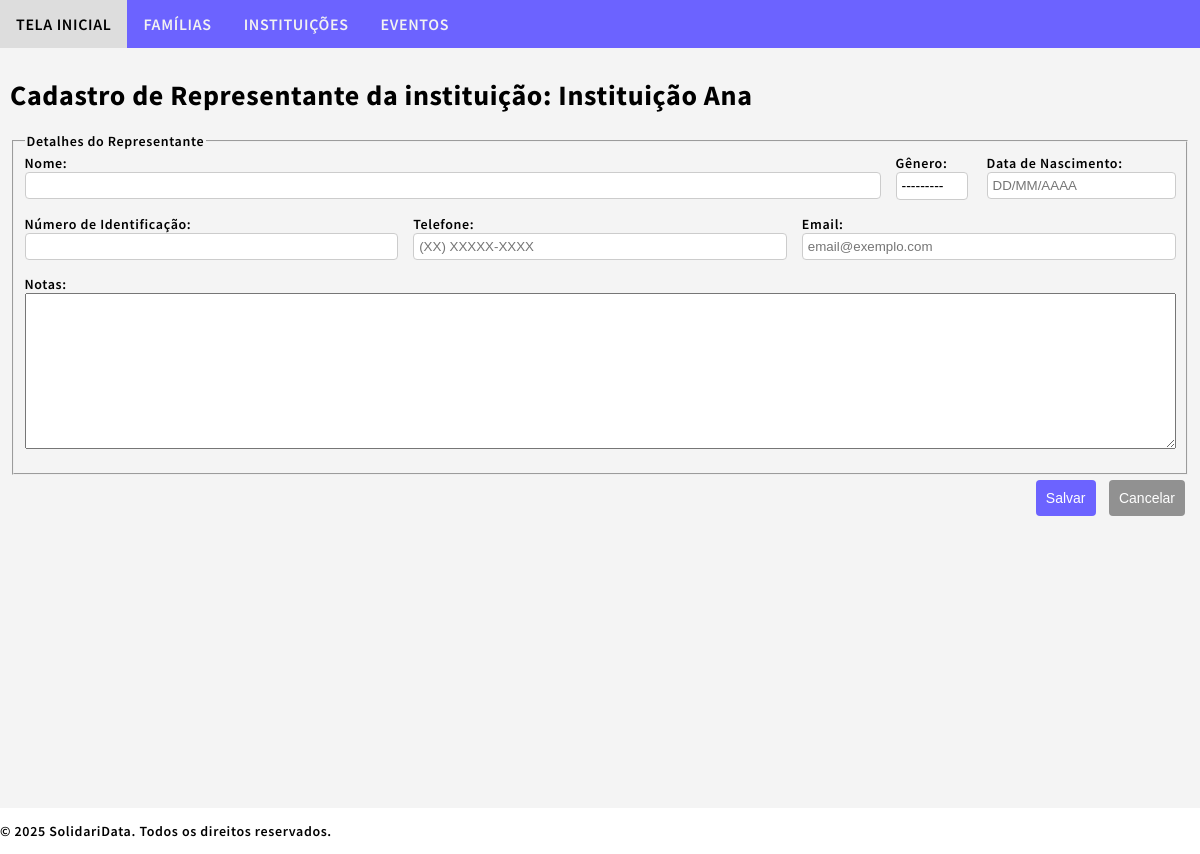
The app's page /sdata/institutions/11/representatives/create/, older data.
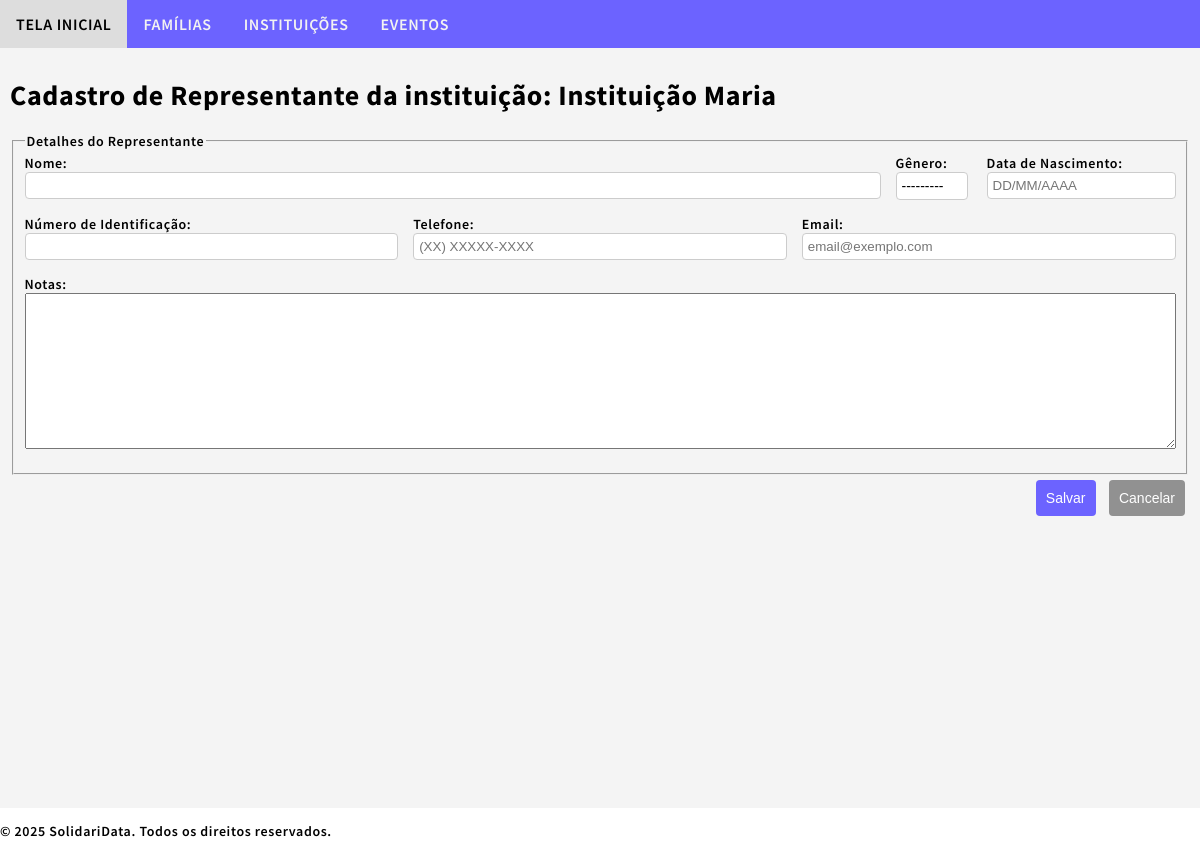
The same page, newer data.
### sdata/models.py (models this page shows, shortened)
class Institution(models.Model):
    institution_id = models.AutoField(primary_key=True)
    institution_name = models.CharField(max_length=100, db_index=True)
    institution_type = models.CharField(max_length=11, choices=[('comunitária', 'Comunitária'), ('privada', 'Privada'), ('pública', 'Pública'), ('religiosa', 'Religiosa'), ('outra', 'Outra')], blank=True)
    institution_cnpj = models.CharField(max_length=18, unique=True, blank=True)
    institution_address_street = models.CharField(max_length=65)
    institution_address_number = models.CharField(max_length=10)
    institution_address_neighborhood = models.CharField(max_length=65)
    institution_address_city = models.CharField(max_length=65)
    institution_address_state = models.CharField(max_length=2, choices=Family.BRAZILIAN_STATES, blank=True, default='SP')
    institution_address_zipcode = models.CharField(max_length=10, blank=True)
    institution_address_complement = models.CharField(max_length=255, blank=True)
    institution_phone = models.CharField(max_length=15, blank=True)
    institution_email = models.EmailField(blank=True)
    institution_website = models.URLField(blank=True)
    institution_social_media = models.CharField(max_length=255, blank=True)
    institution_description = models.TextField(blank=True)
    institution_note = models.TextField(blank=True)
    institution_created = models.DateTimeField(auto_now_add=True)
    institution_updated = models.DateTimeField(auto_now=True)

### sdata/views.py (the view)
# urls.py: path('sdata/institutions/<int:institution_pk>/representatives/create/', views.institution_representative_create, name='institution_representative_create'),
def institution_representative_create(request, institution_pk):
    institution = get_object_or_404(Institution, pk=institution_pk)
    if request.method == "POST":
        form = InstitutionRepresentativeForm(request.POST)
        if form.is_valid():
            representative = form.save(commit=False)
            representative.institution_representative_institution = institution
            representative.save()
            return redirect('institution_representative_list', institution_pk=institution.pk)
    else:
        form = InstitutionRepresentativeForm()
    return render(request, 'sdata/institution_representative_form.html', {
        'form': form,
        'institution': institution,
    })

### sdata/templates/sdata/institution_representative_form.html (shortened to what this page needs)
{% extends "sdata/base.html" %}
{% block content %}
<h1>{{ form.instance.pk|default:"Cadastro de Representante" }} da instituição: {{ institution.institution_name }}</h1>
<form method="post" class="form-container">
    <fieldset>
        <legend>Detalhes do Representante</legend>
        <div class="form-row">
            <div class="form-group">
                <label for="institution_representative_name">Nome:</label>
                {{ form.institution_representative_name }}
            </div>
            <div class="form-group-1">
                <label for="institution_representative_gender">Gênero:</label>
                {{ form.institution_representative_gender }}
            </div>
            <div class="form-group-1">
                <label for="institution_representative_birthdate">Data de Nascimento:</label>
                {{ form.institution_representative_birthdate }}
            </div>
        </div>
        <div class="form-row">
            <div class="form-group">
                <label for="institution_representative_id_number">Número de Identificação:</label>
                {{ form.institution_representative_id_number }}
            </div>
            <div class="form-group">
                <label for="institution_representative_phone">Telefone:</label>
                {{ form.institution_representative_phone }}
            </div>
            <div class="form-group">
                <label for="institution_representative_email">Email:</label>
                {{ form.institution_representative_email }}
            </div>
        </div>
        <div class="form-row">
            <div class="form-group">
                <label for="institution_representative_note">Notas:</label>
                {{ form.institution_representative_note }}
            </div>
        </div>
    </fieldset>
    <div class="form-actions">
        <button type="submit" class="btn-primary">Salvar</button>
        <button type="button" class="btn-secondary" onclick="window.location.href='{% url "institution_representative_list" institution.pk %}'">Cancelar</button>
    </div>
</form>
{% endblock %}

Row changes from the older to the newer data that the page shows:
changed Institution: institution_name "Instituição Ana" → "Instituição Maria"
